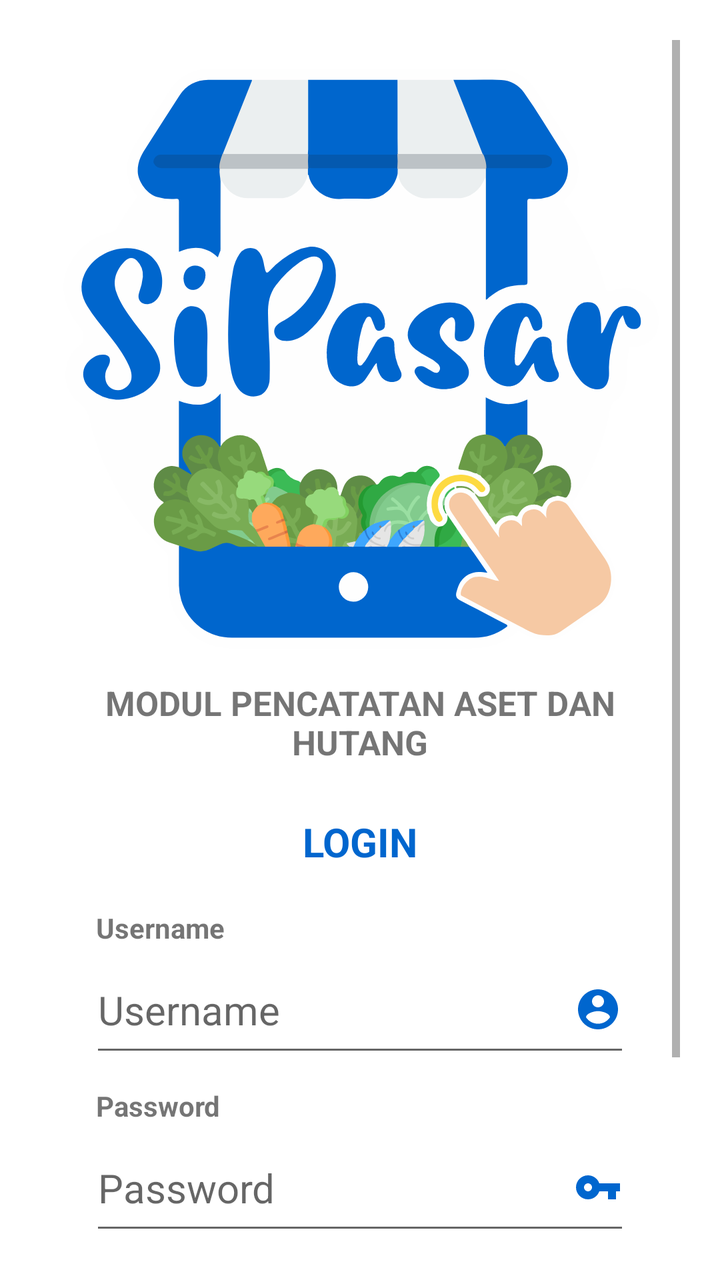
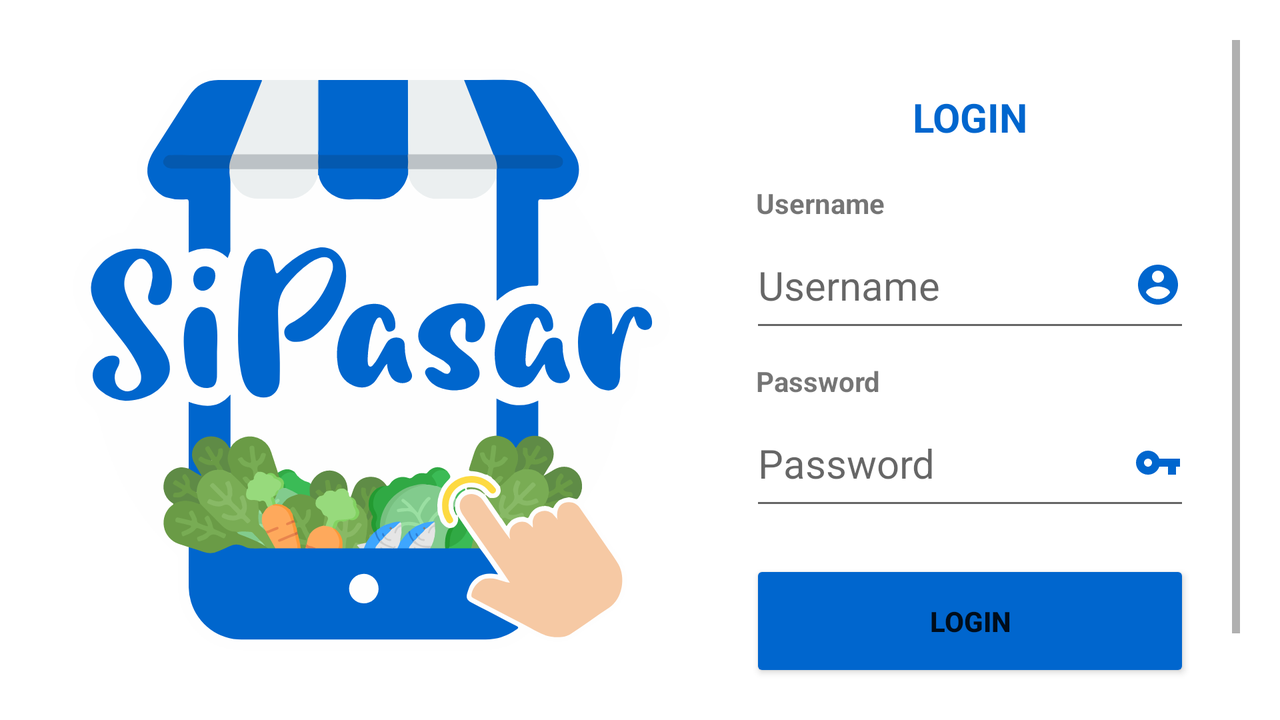

The same Android screen from two of the app's own layout files: first res/layout/ as a phone draws it, then the author's variant for another configuration, drawn on a device whose configuration selects that folder. Both files follow.
<!-- AndroidManifest.xml: application theme Theme.MODULPENCATATANASETDANHUTANG -->
<!-- res/layout/activity_login.xml -->
<?xml version="1.0" encoding="utf-8"?>
<LinearLayout xmlns:android="http://schemas.android.com/apk/res/android"
    xmlns:app="http://schemas.android.com/apk/res-auto"
    xmlns:tools="http://schemas.android.com/tools"
    android:layout_width="wrap_content"
    android:layout_height="wrap_content"
    android:layout_centerInParent="false"
    android:layout_centerHorizontal="false"
    android:layout_centerVertical="false"
    android:layout_gravity="center"
    android:gravity="center"
    android:orientation="vertical"
    android:padding="20sp"
    tools:context=".activity.LoginActivity">

    <ScrollView
        android:layout_width="match_parent"
        android:layout_height="match_parent">

        <LinearLayout
            android:layout_width="match_parent"
            android:layout_height="wrap_content"
            android:orientation="vertical" >

            <ImageView
                android:id="@+id/imageView4"
                android:layout_width="match_parent"
                android:layout_height="320dp"
                android:layout_gravity="center"
                app:srcCompat="@drawable/ic_logosipasar_01" />

            <TextView
                android:id="@+id/textView3"
                android:layout_width="match_parent"
                android:layout_height="wrap_content"
                android:gravity="center"
                android:text="@string/app_name"
                android:textSize="17sp"
                android:textStyle="bold" />

            <LinearLayout
                android:layout_width="match_parent"
                android:layout_height="wrap_content"
                android:orientation="vertical"
                android:paddingLeft="25sp"
                android:paddingTop="25sp"
                android:paddingRight="25sp">

                <TextView
                    android:id="@+id/textView4"
                    android:layout_width="match_parent"
                    android:layout_height="wrap_content"
                    android:layout_marginBottom="20sp"
                    android:gravity="center"
                    android:shadowColor="#FFFFFF"
                    android:text="LOGIN"
                    android:textColor="@color/biru_tua"
                    android:textSize="20sp"
                    android:textStyle="bold" />

                <TextView
                    android:id="@+id/textView5"
                    android:layout_width="match_parent"
                    android:layout_height="wrap_content"
                    android:layout_marginLeft="3sp"
                    android:text="Username"
                    android:textStyle="bold" />

                <EditText
                    android:id="@+id/inusername"
                    android:layout_width="match_parent"
                    android:layout_height="60dp"
                    android:layout_marginBottom="10sp"
                    android:drawableRight="@drawable/ic_baseline_account_circle_24"
                    android:ems="10"
                    android:hint="Username"
                    android:inputType="text"
                    android:textSize="20sp" />

                <TextView
                    android:id="@+id/textView7"
                    android:layout_width="match_parent"
                    android:layout_height="wrap_content"
                    android:layout_marginLeft="3sp"
                    android:text="Password"
                    android:textStyle="bold" />

                <EditText
                    android:id="@+id/inpassword"
                    android:layout_width="match_parent"
                    android:layout_height="60dp"
                    android:layout_marginBottom="20sp"
                    android:drawableRight="@drawable/ic_baseline_vpn_key_24"
                    android:ems="10"
                    android:hint="Password"
                    android:inputType="textPassword"
                    android:textSize="20sp" />

                <Button
                    android:id="@+id/tombollogin"
                    android:layout_width="match_parent"
                    android:layout_height="61dp"
                    android:backgroundTint="@color/biru_tua"
                    android:text="LOGIN"
                    android:textStyle="bold"
                    app:cornerRadius="50dp" />

                <TextView
                    android:id="@+id/tombolsignup"
                    android:layout_width="wrap_content"
                    android:layout_height="wrap_content"
                    android:layout_gravity="center_horizontal"
                    android:clickable="true"
                    android:text="Belum punya akun?"
                    android:textSize="18sp" />

            </LinearLayout>

        </LinearLayout>
    </ScrollView>

</LinearLayout>
<!-- resources referenced by this layout -->
<resources>
  <color name="biru_tua">#0066ce</color>
  <!-- drawable ic_baseline_account_circle_24 (drawable) -->
  <vector android:height="24dp" android:tint="#0066ce"
      android:viewportHeight="24" android:viewportWidth="24"
      android:width="24dp" xmlns:android="http://schemas.android.com/apk/res/android">
      <path android:fillColor="@android:color/white" android:pathData="M12,2C6.48,2 2,6.48 2,12s4.48,10 10,10 10,-4.48 10,-10S17.52,2 12,2zM12,5c1.66,0 3,1.34 3,3s-1.34,3 -3,3 -3,-1.34 -3,-3 1.34,-3 3,-3zM12,19.2c-2.5,0 -4.71,-1.28 -6,-3.22 0.03,-1.99 4,-3.08 6,-3.08 1.99,0 5.97,1.09 6,3.08 -1.29,1.94 -3.5,3.22 -6,3.22z"/>
  </vector>
  <!-- drawable ic_baseline_vpn_key_24 (drawable) -->
  <vector android:height="24dp" android:tint="#0066ce"
      android:viewportHeight="24" android:viewportWidth="24"
      android:width="24dp" xmlns:android="http://schemas.android.com/apk/res/android">
      <path android:fillColor="@android:color/white" android:pathData="M12.65,10C11.83,7.67 9.61,6 7,6c-3.31,0 -6,2.69 -6,6s2.69,6 6,6c2.61,0 4.83,-1.67 5.65,-4H17v4h4v-4h2v-4H12.65zM7,14c-1.1,0 -2,-0.9 -2,-2s0.9,-2 2,-2 2,0.9 2,2 -0.9,2 -2,2z"/>
  </vector>
  <!-- drawable ic_logosipasar_01: vector/xml drawable (drawable, 61764 chars, omitted) -->
  <string name="app_name">MODUL PENCATATAN ASET DAN HUTANG</string>
  <style name="Theme.MODULPENCATATANASETDANHUTANG" parent="Theme.MaterialComponents.DayNight.DarkActionBar">
          
          <item name="colorPrimary">@color/hijau_tua</item>
          <item name="colorPrimaryVariant">@color/biru_tua</item>
          <item name="colorOnPrimary">@color/white</item>
          
          <item name="colorSecondary">@color/hijau_muda</item>
          <item name="colorSecondaryVariant">@color/hijau_tua</item>
          <item name="colorOnSecondary">@color/black</item>
          
          <item name="android:statusBarColor" tools:targetApi="l">?attr/colorPrimaryVariant</item>
          
          <item name="windowActionBar">false</item>
          <item name="windowNoTitle">true</item>
      </style>
  <color name="hijau_tua">#5f8c46</color>
  <color name="white">#FFFFFFFF</color>
  <color name="hijau_muda">#00BA96</color>
  <color name="black">#FF000000</color>
</resources>
<!-- res/layout-land/activity_login.xml (the author's variant of the layout above) -->
<!-- drawn on the phone turned sideways -->
<?xml version="1.0" encoding="utf-8"?>
<LinearLayout xmlns:android="http://schemas.android.com/apk/res/android"
    xmlns:app="http://schemas.android.com/apk/res-auto"
    xmlns:tools="http://schemas.android.com/tools"
    android:layout_width="match_parent"
    android:layout_height="match_parent"
    android:layout_centerInParent="false"
    android:layout_centerHorizontal="false"
    android:layout_centerVertical="false"
    android:gravity="center"
    android:padding="20sp"
    tools:context=".activity.LoginActivity">

    <ScrollView
        android:layout_width="match_parent"
        android:layout_height="match_parent">

        <LinearLayout
            android:layout_width="match_parent"
            android:layout_height="wrap_content" >

            <LinearLayout
                android:layout_width="wrap_content"
                android:layout_height="wrap_content"
                android:orientation="vertical">

                <ImageView
                    android:id="@+id/imageView4"
                    android:layout_width="330dp"
                    android:layout_height="321dp"
                    android:layout_gravity="center"
                    app:srcCompat="@drawable/ic_logosipasar_01" />

                <TextView
                    android:id="@+id/textView3"
                    android:layout_width="wrap_content"
                    android:layout_height="wrap_content"
                    android:gravity="center"
                    android:text="@string/app_name"
                    android:textSize="17sp"
                    android:textStyle="bold" />

            </LinearLayout>

            <LinearLayout
                android:layout_width="match_parent"
                android:layout_height="wrap_content"
                android:orientation="vertical"
                android:paddingLeft="25sp"
                android:paddingTop="25sp"
                android:paddingRight="25sp">

                <TextView
                    android:id="@+id/textView4"
                    android:layout_width="match_parent"
                    android:layout_height="wrap_content"
                    android:layout_marginBottom="20sp"
                    android:gravity="center"
                    android:shadowColor="#FFFFFF"
                    android:text="LOGIN"
                    android:textColor="@color/biru_tua"
                    android:textSize="20sp"
                    android:textStyle="bold" />

                <TextView
                    android:id="@+id/textView5"
                    android:layout_width="match_parent"
                    android:layout_height="wrap_content"
                    android:layout_marginLeft="3sp"
                    android:text="Username"
                    android:textStyle="bold" />

                <EditText
                    android:id="@+id/inusername"
                    android:layout_width="match_parent"
                    android:layout_height="60dp"
                    android:layout_marginBottom="10sp"
                    android:drawableRight="@drawable/ic_baseline_account_circle_24"
                    android:ems="10"
                    android:hint="Username"
                    android:inputType="text"
                    android:textSize="20sp" />

                <TextView
                    android:id="@+id/textView7"
                    android:layout_width="match_parent"
                    android:layout_height="wrap_content"
                    android:layout_marginLeft="3sp"
                    android:text="Password"
                    android:textStyle="bold" />

                <EditText
                    android:id="@+id/inpassword"
                    android:layout_width="match_parent"
                    android:layout_height="60dp"
                    android:layout_marginBottom="20sp"
                    android:drawableRight="@drawable/ic_baseline_vpn_key_24"
                    android:ems="10"
                    android:hint="Password"
                    android:inputType="textPassword"
                    android:textSize="20sp" />

                <Button
                    android:id="@+id/tombollogin"
                    android:layout_width="match_parent"
                    android:layout_height="61dp"
                    android:backgroundTint="@color/biru_tua"
                    android:text="LOGIN"
                    android:textStyle="bold"
                    app:cornerRadius="50dp" />

                <TextView
                    android:id="@+id/tombolsignup"
                    android:layout_width="wrap_content"
                    android:layout_height="wrap_content"
                    android:layout_gravity="center_horizontal"
                    android:clickable="true"
                    android:text="Belum punya akun?"
                    android:textSize="18sp" />

            </LinearLayout>
        </LinearLayout>
    </ScrollView>

</LinearLayout>
